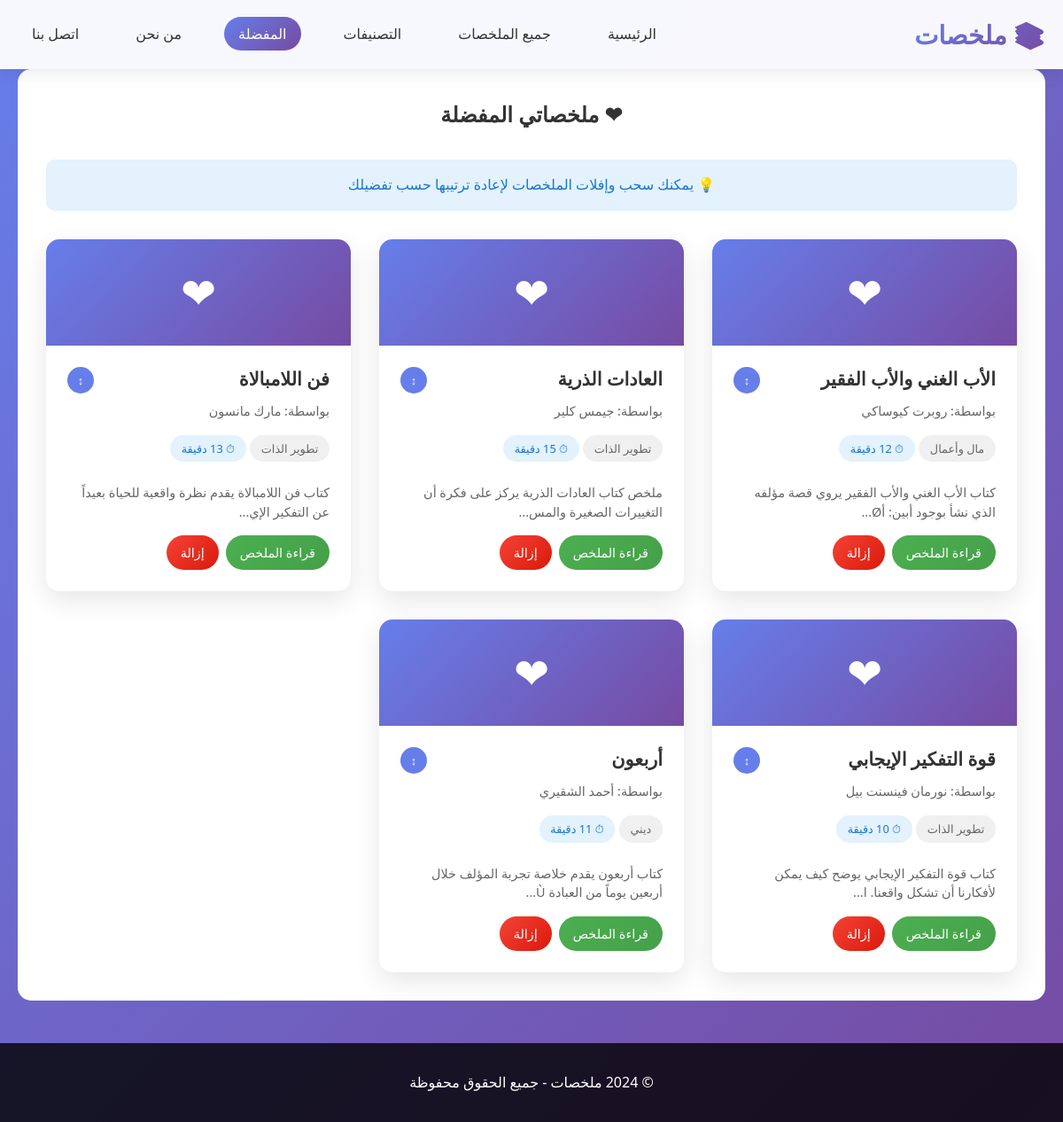
The page /favorites.php on the database its author committed.
### tables this page shows
CREATE TABLE `favorites` (
  `id` int(6) UNSIGNED NOT NULL,
  `book_id` int(6) UNSIGNED DEFAULT NULL,
  `added_at` timestamp NOT NULL DEFAULT current_timestamp(),
  `display_order` int(6) DEFAULT 0
);

CREATE TABLE `books` (
  `id` int(6) UNSIGNED NOT NULL,
  `title` varchar(255) NOT NULL,
  `author` varchar(255) NOT NULL,
  `category` varchar(100) DEFAULT NULL,
  `summary` text DEFAULT NULL,
  `cover_image` varchar(255) DEFAULT NULL,
  `reading_time` varchar(50) DEFAULT NULL,
  `key_points` text DEFAULT NULL,
  `created_at` timestamp NOT NULL DEFAULT current_timestamp()
);

### favorites.php (the view, shortened to what this page needs)
<?php include 'config.php'; ?>
<!DOCTYPE html>
<html lang="ar" dir="rtl">
<head>
    <link rel="stylesheet" href="style.css">
</head>
<body>
    <header>
        <nav class="container">
            <div class="logo">📚 ملخصات</div>
            <ul class="nav-links">
                <li><a href="index.php">الرئيسية</a></li>
                <li><a href="summaries.php">جميع الملخصات</a></li>
                <li><a href="categories.php">التصنيفات</a></li>
                <li><a href="favorites.php" class="active">المفضلة</a></li>
                <li><a href="about.php">من نحن</a></li>
                <li><a href="contact.php">اتصل بنا</a></li>
            </ul>
        </nav>
    </header>
    <main class="container">
        <section style="background: white; border-radius: 15px; padding: 2rem;">
            <h1 style="color: #333; text-align: center; margin-bottom: 2rem;">❤ ملخصاتي المفضلة</h1>
            <div style="background: #e3f2fd; padding: 1rem; border-radius: 10px; margin-bottom: 2rem;">
                <p style="margin: 0; color: #1976d2; text-align: center;">
                    💡 يمكنك سحب وإفلات الملخصات لإعادة ترتيبها حسب تفضيلك
                </p>
            </div>
            <div class="books-grid" id="favorites-container">
                <?php
                $sql = "SELECT b.*, f.id as favorite_id, f.display_order
                        FROM books b
                        INNER JOIN favorites f ON b.id = f.book_id
                        ORDER BY f.display_order ASC, f.added_at DESC";
                $result = $conn->query($sql);
                if ($result->num_rows > 0) {
                    while($row = $result->fetch_assoc()) {
                        echo "
                        <div class='book-card' data-favorite-id='{$row['favorite_id']}' data-book-id='{$row['id']}'>
                            <div class='book-cover'>❤</div>
                            <div class='book-info'>
                                <div style='display: flex; justify-content: space-between; align-items: flex-start; margin-bottom: 0.5rem;'>
                                    <h3 style='margin: 0;'>{$row['title']}</h3>
                                    <div style='background: #667eea; color: white; width: 30px; height: 30px; border-radius: 50%; display: flex; align-items: center; justify-content: center; font-size: 0.8rem; cursor: move;' title='اسحب لإعادة الترتيب'>
                                        ↕
                                    </div>
                                </div>
                                <div class='book-author'>بواسطة: {$row['author']}</div>
                                <div class='book-category'>{$row['category']}</div>
                                <div class='reading-time' style='background: #e3f2fd; color: #1976d2; padding: 0.3rem 0.8rem; border-radius: 15px; font-size: 0.8rem; display: inline-block; margin: 0.5rem 0;'>
                                    ⏱ {$row['reading_time']}
                                </div>
                                <p style='color: #666; margin: 1rem 0; font-size: 0.9rem; line-height: 1.5;'>" .
                                substr($row['summary'], 0, 120) . "...</p>
                                <div style='margin-top: 1rem; display: flex; gap: 0.5rem; flex-wrap: wrap;'>
                                    <a href='summary.php?id={$row['id']}' class='btn btn-success' style='padding: 0.5rem 1rem; font-size: 0.9rem;'>قراءة الملخص</a>
                                    <a href='remove_favorite.php?book_id={$row['id']}' class='btn btn-danger' style='padding: 0.5rem 1rem; font-size: 0.9rem;'
                                       onclick='return confirm(\"هل تريد إزالة هذا الملخص من المفضلة؟\")'>إزالة</a>
                                </div>
                            </div>
                        </div>";
                    }
                }
                ?>
            </div>
        </section>
    </main>
    <footer style="background: rgba(0,0,0,0.8); color: white; text-align: center; padding: 2rem 0; margin-top: 3rem;">
        <div class="container">
            <p>© 2024 ملخصات - جميع الحقوق محفوظة</p>
        </div>
    </footer>
</body>
</html>

### style.css (style rules this page uses)
* { margin: 0; padding: 0; box-sizing: border-box; }
body { font-family: 'Segoe UI', Tahoma, Geneva, Verdana, sans-serif; line-height: 1.6; color: #333; background: linear-gradient(135deg, #667eea 0%, #764ba2 100%); min-height: 100vh; }
.container { max-width: 1200px; margin: 0 auto; padding: 0 20px; }
header { background: rgba(255, 255, 255, 0.95); backdrop-filter: blur(10px); padding: 1rem 0; box-shadow: 0 2px 20px rgba(0,0,0,0.1); position: sticky; top: 0; z-index: 1000; }
nav { display: flex; justify-content: space-between; align-items: center; }
.logo { font-size: 1.8rem; font-weight: bold; background: linear-gradient(135deg, #667eea 0%, #764ba2 100%); -webkit-background-clip: text; -webkit-text-fill-color: transparent; }
.nav-links { display: flex; list-style: none; gap: 2rem; }
.nav-links a { color: #333; text-decoration: none; padding: 0.5rem 1rem; border-radius: 25px; transition: all 0.3s; font-weight: 500; }
.nav-links a:hover, .nav-links a.active { background: linear-gradient(135deg, #667eea 0%, #764ba2 100%); color: white; }
main { padding: 2rem 0; }
.books-grid { display: grid; grid-template-columns: repeat(auto-fill, minmax(300px, 1fr)); gap: 2rem; margin-top: 2rem; }
.book-card { background: white; border-radius: 15px; overflow: hidden; box-shadow: 0 10px 30px rgba(0,0,0,0.1); transition: transform 0.3s, box-shadow 0.3s; cursor: pointer; }
.book-cover { height: 120px; background: linear-gradient(135deg, #667eea 0%, #764ba2 100%); display: flex; align-items: center; justify-content: center; color: white; font-size: 3rem; }
.book-info { padding: 1.5rem; }
.book-info h3 { color: #333; margin-bottom: 0.5rem; font-size: 1.3rem; line-height: 1.3; }
.book-author { color: #666; font-size: 0.9rem; margin-bottom: 0.5rem; }
.book-category { background: #f0f0f0; color: #666; padding: 0.3rem 0.8rem; border-radius: 15px; font-size: 0.8rem; display: inline-block; margin-bottom: 0.5rem; }
.reading-time { background: #e3f2fd; color: #1976d2; padding: 0.3rem 0.8rem; border-radius: 15px; font-size: 0.8rem; display: inline-block; margin: 0.5rem 0; }
.btn { background: linear-gradient(135deg, #667eea 0%, #764ba2 100%); color: white; padding: 0.75rem 1.5rem; border: none; border-radius: 25px; cursor: pointer; text-decoration: none; display: inline-block; text-align: center; transition: all 0.3s; font-weight: 500; font-size: 0.9rem; }
.btn-success { background: linear-gradient(135deg, #4CAF50 0%, #45a049 100%); }
.btn-danger { background: linear-gradient(135deg, #f44336 0%, #da190b 100%); }
footer { background: rgba(0,0,0,0.8); color: white; text-align: center; padding: 2rem 0; margin-top: 3rem; }
.book-card { animation: fadeIn 0.5s ease-in-out; }

### rows shown on the page
favorites: book.title "الأب الغني والأب الفقير", book.author "روبرت كيوساكي", book.category "مال وأعمال", book.reading_time "12 دقيقة", book.summary "كتاب الأب الغني والأب الفقير يروي قصة مؤلفه الذي نشأ بوجود أبين: أØ"
favorites: book.title "العادات الذرية", book.author "جيمس كلير", book.category "تطوير الذات", book.reading_time "15 دقيقة", book.summary "ملخص كتاب العادات الذرية يركز على فكرة أن التغييرات الصغيرة والمس"
favorites: book.title "فن اللامبالاة", book.author "مارك مانسون", book.category "تطوير الذات", book.reading_time "13 دقيقة", book.summary "كتاب فن اللامبالاة يقدم نظرة واقعية للحياة بعيداً عن التفكير الإي"
favorites: book.title "قوة التفكير الإيجابي", book.author "نورمان فينسنت بيل", book.category "تطوير الذات", book.reading_time "10 دقيقة", book.summary "كتاب قوة التفكير الإيجابي يوضح كيف يمكن لأفكارنا أن تشكل واقعنا. ا"
favorites: book.title "أربعون", book.author "أحمد الشقيري", book.category "ديني", book.reading_time "11 دقيقة", book.summary "كتاب أربعون يقدم خلاصة تجربة المؤلف خلال أربعين يوماً من العبادة Ù"
